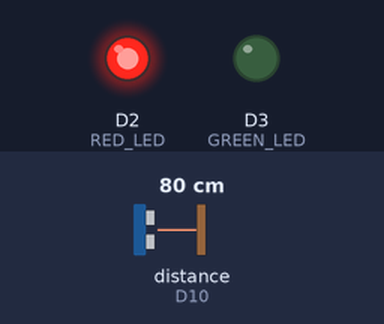
The sketch below on a simulated Arduino Nano 33 IoT. Shown: output pins drawn as LEDs (lit = HIGH). The inputs (shaded band) are chosen by the test bench; at power-on: distance to the obstacle (sensor on D10) 80 cm. The echo pulse lasts 58.3 µs per cm; nothing arrives over Bluetooth unless stated; a phone connects over Bluetooth LE 3 s after start.

Above: at 4.3 s.
4.4 s: distance to the obstacle (sensor on D10) set to 33 cm
5.9 s: distance to the obstacle (sensor on D10) set to 27 cm
At 6.9 s:
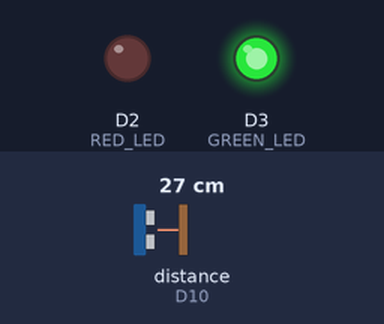
7.5 s: distance to the obstacle (sensor on D10) set to 11 cm
9.0 s: distance to the obstacle (sensor on D10) set to 8 cm
At 9.6 s:
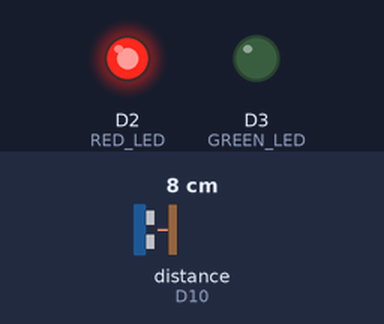
10.5 s: distance to the obstacle (sensor on D10) set to 18 cm
At 10.9 s:
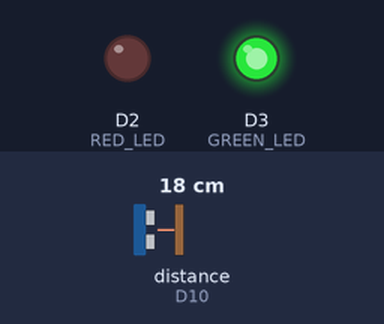
Timing chart, 0 to 13.0 s (numbered marks = the images above; inputs shaded):
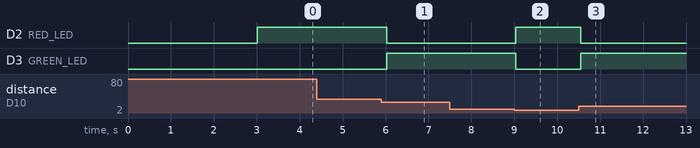

The sketch:

DistanceAlertBLE.ino
```cpp
/**
 * @file DistanceAlertBLE.ino
 * @brief Ultrasonic distance measurement with BLE notification and LED indicators
 *
 * @details This sketch uses an HC-SR04 ultrasonic sensor to measure distance and provides
 * visual feedback via LEDs and BLE notifications. The system indicates when an object
 * is within the optimal range (10-30 cm) or outside this range.
 */

#include <NewPing.h>
#include <ArduinoBLE.h>

#define TRIGGER_PIN 9      ///< Arduino pin connected to sensor's trigger pin
#define ECHO_PIN 10        ///< Arduino pin connected to sensor's echo pin
#define MAX_DISTANCE 200   ///< Maximum distance we want to measure (in cm)
#define GREEN_LED 3        ///< Pin for the green LED indicator
#define RED_LED 2          ///< Pin for the red LED indicator

NewPing sonar(TRIGGER_PIN, ECHO_PIN, MAX_DISTANCE); ///< NewPing object for distance measurement
BLEService distanceService("180A"); ///< BLE service for distance monitoring
BLEStringCharacteristic distanceChar("2A57", BLERead | BLENotify, 20); ///< BLE characteristic for distance data

/**
 * @brief Initializes hardware and BLE connection
 *
 * This function sets up the LED pins as outputs and initializes the BLE connection
 * with the specified service and characteristic.
 */
void setup() {
  pinMode(GREEN_LED, OUTPUT);
  pinMode(RED_LED, OUTPUT);

  if (!BLE.begin()) {
    while (1); // Stop execution if BLE fails to initialize
  }

  BLE.setLocalName("HC-SR04_Monitor");
  BLE.setAdvertisedService(distanceService);
  distanceService.addCharacteristic(distanceChar);
  BLE.addService(distanceService);
  BLE.advertise();
}

/**
 * @brief Main program loop for distance measurement and notification
 *
 * Continuously measures distance and provides visual/BLE feedback:
 * - Green LED: object within 10-30 cm range
 * - Red LED: object too close (<10 cm) or too far (>30 cm)
 * - BLE notifications with distance status
 */
void loop() {
  BLEDevice central = BLE.central(); // Wait for BLE connection

  if (central) {
    int distance = sonar.ping_cm(); // Get distance in cm

    if(distance > 0) {
      if(distance >= 10 && distance <= 30) {
        // Object in optimal range
        digitalWrite(GREEN_LED, HIGH);
        digitalWrite(RED_LED, LOW);
        distanceChar.writeValue("OK: " + String(distance) + " cm");
      }
      else {
        // Object outside optimal range
        digitalWrite(GREEN_LED, LOW);
        digitalWrite(RED_LED, HIGH);
        if(distance < 10) {
          distanceChar.writeValue("ALERT: Too close: " + String(distance) + "cm");
        }
        else {
          distanceChar.writeValue("ALERT: Too far: " + String(distance) + "cm");
        }
      }
    }
    delay(500); // Measurement interval
  }
}
```

Measured:
- the behaviour switches between 31 and 30 cm on distance to the obstacle (sensor on D10) (found by bisection; images 0 and 1)
- the behaviour switches between 10 and 9 cm on distance to the obstacle (sensor on D10) (found by bisection; images 1 and 2)
- after the input at 4.4 s, every drawn part: stays the same
- after the input at 5.9 s, D2 (RED_LED): HIGH → LOW after 0.13 s; D3 (GREEN_LED): LOW → HIGH after 0.13 s
- after the input at 7.5 s, every drawn part: stays the same
- after the input at 9.0 s, D2 (RED_LED): LOW → HIGH at once; D3 (GREEN_LED): HIGH → LOW at once
- after the input at 10.5 s, D2 (RED_LED): HIGH → LOW at once; D3 (GREEN_LED): LOW → HIGH at once
